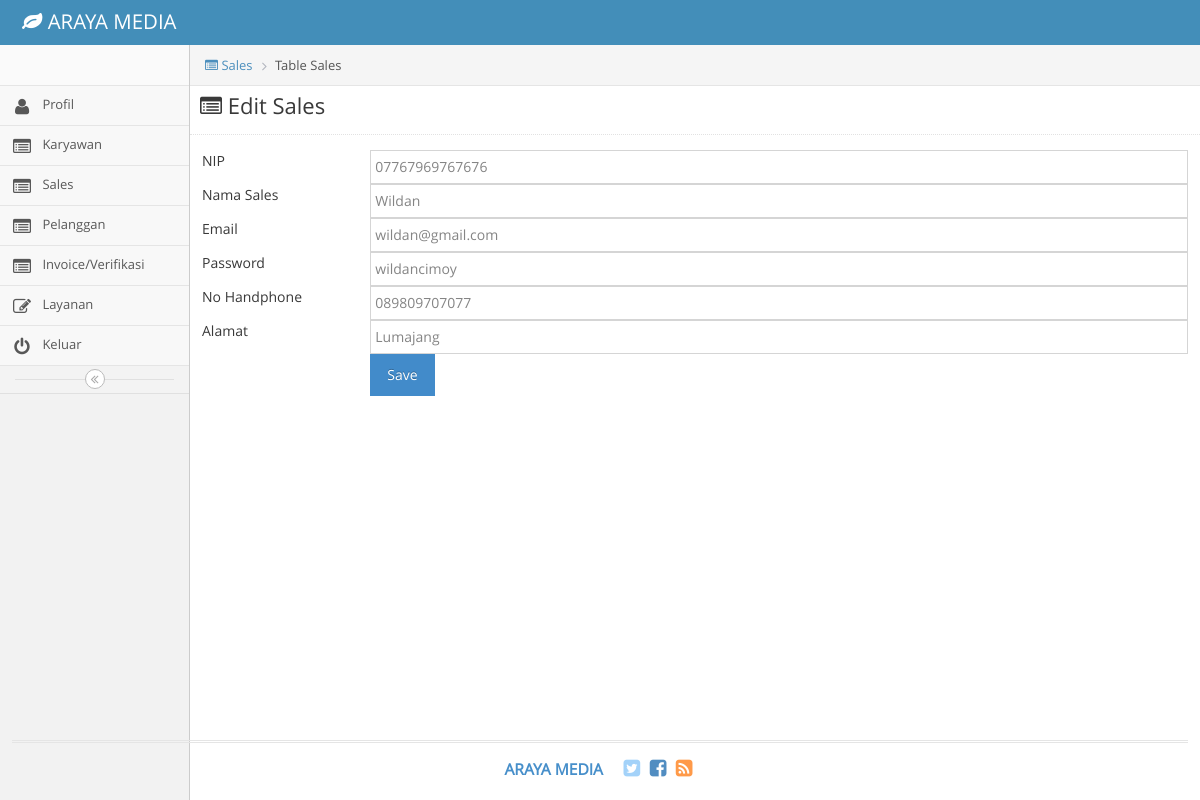
Screenshot of /index.php/sales_admin/edit/2 with the database file from the repository.
### tables this page shows
CREATE TABLE `sales` (
  `id_Sales` int(11) NOT NULL,
  `NIP` varchar(45) DEFAULT NULL,
  `Nama` varchar(45) DEFAULT NULL,
  `Email` varchar(45) DEFAULT NULL,
  `Password` varchar(45) DEFAULT NULL,
  `NoHp` varchar(45) DEFAULT NULL,
  `Alamat` varchar(45) DEFAULT NULL,
  `Level` varchar(45) DEFAULT NULL
);

### application/controllers/sales_admin.php (called while the page is built, shortened)
<?php
class sales_admin extends CI_Controller {
		public function edit()
	{
		$id=$this->uri->segment(3);
		$datasales=$this->db->get_where("sales",array("id_Sales"=>$id))->row();
		$data = array(
			'form' => 'editsales_admin',
			'sales' => $datasales
		);
		$this->load->view('editsales_admin',$data);
	}
}

### index.php (called while the page is built, shortened)
<?php
require_once BASEPATH.'core/CodeIgniter.php';

### application/views/editsales_admin.php (the view, shortened to what this page needs)
<!DOCTYPE html>
<html lang="en">
	<head>
		<link rel="stylesheet" href="<?php echo base_url()?>assets/css/bootstrap.min.css" />
		<link rel="stylesheet" href="<?php echo base_url()?>assets/font-awesome/4.5.0/css/font-awesome.min.css" />
		<link rel="stylesheet" href="<?php echo base_url()?>assets/css/ace.min.css" class="ace-main-stylesheet" id="main-ace-style" />
		<link rel="stylesheet" href="<?php echo base_url()?>assets/css/ace-skins.min.css" />
		<link rel="stylesheet" href="<?php echo base_url()?>assets/css/ace-rtl.min.css" />
	</head>
	<body class="no-skin">
		<div id="navbar" class="navbar navbar-default          ace-save-state">
			<div class="navbar-container ace-save-state" id="navbar-container">
				<div class="navbar-header pull-left">
					<a href="profil" class="navbar-brand">
						<small>
							<i class="fa fa-leaf"></i>
							ARAYA MEDIA
						</small>
					</a>
				</div>
			</div>
		</div>
		<div class="main-container ace-save-state" id="main-container">
			<div id="sidebar" class="sidebar                  responsive                    ace-save-state">
				<div class="sidebar-shortcuts" id="sidebar-shortcuts">
				</div>
				<ul class="nav nav-list">
						<li class="">
						<a href="<?php echo base_url("index.php/profil_admin")?>">
							<i class="menu-icon fa fa-user"></i>
							<span class="menu-text">
								Profil
							</span>
						</a>
					</li>
					<li class="">
						<a href="<?php echo base_url("index.php/karyawan_admin")?>">
							<i class="menu-icon fa fa-list-alt"></i>
							<span class="menu-text">
								Karyawan
							</span>
						</a>
					</li>
					<li class="">
						<a href="<?php echo base_url("index.php/sales_admin")?>">
							<i class="menu-icon fa fa-list-alt"></i>
							<span class="menu-text">
								Sales
							</span>
						</a>
					</li>
					<li class="">
						<a href="<?php echo base_url("index.php/pelanggan_admin")?>">
							<i class="menu-icon fa fa-list-alt"></i>
							<span class="menu-text">
								Pelanggan
							</span>
						</a>
                    </li>
					<li class="">
						<a href="<?php echo base_url("index.php/invover_admin")?>">
							<i class="menu-icon fa fa-list-alt"></i>
							<span class="menu-text">
								Invoice/Verifikasi
							</span>
						</a>
					</li>
					<li class="">
						<a href="<?php echo base_url("index.php/layanan_admin")?>">
							<i class="menu-icon fa fa-pencil-square-o"></i>
							<span class="menu-text">
								Layanan
							</span>
						</a>
					</li>
					<li class="">
						<a href="<?php echo base_url("index.php/login")?>">
							<i class="menu-icon fa fa-power-off"></i>
							<span class="menu-text">
								Keluar
							</span>
						</a>
					</li>
				</ul>
				<div class="sidebar-toggle sidebar-collapse" id="sidebar-collapse">
					<i id="sidebar-toggle-icon" class="ace-icon fa fa-angle-double-left ace-save-state" data-icon1="ace-icon fa fa-angle-double-left" data-icon2="ace-icon fa fa-angle-double-right"></i>
				</div>
			</div>
			<div class="main-content">
				<div class="main-content-inner">
					<div class="breadcrumbs ace-save-state" id="breadcrumbs">
						<ul class="breadcrumb">
						<li><a href=""><i class="menu-icon fa fa-list-alt"></i> Sales</li></a>
              			<li><i class="icon_document_alt"></i>Table Sales</li>
						</ul>
					</div>
						<h3 class="page-header"><i class="menu-icon fa fa-list-alt" style="margin-left: 10px"></i> Edit Sales</h3>
<section class="wrapper">
	<table class="table table-striped table-advance table-hover">
                 <div class="form">
                  <form class="form-validate form-horizontal" id="feedback_form" method="post" action="<?php echo base_url()."index.php/sales_admin/update"?>">
                    <div class="form-group">
                      <label for="cname" class="control-label col-lg-2">NIP <span class="required"></span></label>
                      <div class="col-lg-10">
                        <input class="form-control" id="Username" name="NIP" type="text" value="<?php echo $sales->NIP ?>" required />
                      </div>
                    </div>
                       <div class="form-group ">
                      <label for="cname" class="control-label col-lg-2">Nama Sales <span class="required"></span></label>
                      <div class="col-lg-10">
                        <input class="form-control" id="Username" name="Nama" type="text" value="<?php echo $sales->Nama ?>" required />
                      </div>
                         <div class="form-group ">
                      <label for="cname" class="control-label col-lg-2">Email <span class="required"></span></label>
                      <div class="col-lg-10">
                        <input class="form-control" id="Username" name="Email" type="text" value="<?php echo $sales->Email ?>" required />
                      </div>
                         <div class="form-group ">
                      <label for="cname" class="control-label col-lg-2">Password <span class="required"></span></label>
                      <div class="col-lg-10">
                        <input class="form-control" id="Username" name="Password" type="text" value="<?php echo $sales->Password ?>" required />
                      </div>
                         <div class="form-group ">
                      <label for="cname" class="control-label col-lg-2">No Handphone <span class="required"></span></label>
                      <div class="col-lg-10">
                        <input class="form-control" id="Username" name="NoHp" type="text" value="<?php echo $sales->NoHp ?>" required />
                      </div>
                    </div>
                     <div class="form-group">
                      <label for="cname" class="control-label col-lg-2">Alamat<span class="required"></span></label>
                      <div class="col-lg-10">
                        <input class="form-control" id="Username" name="Alamat" type="text" value="<?php echo $sales->Alamat ?>" required />
                      </div>
                    </div>
                    <div class="form-group">
                      <div class="col-lg-offset-2 col-lg-10">
                        <button class="btn btn-primary"  type="submit">Save</button>
                      </div>
                    </div>
                  </form>
                </div>
</section>
											</div>
										</div>
									</div>
			<div class="footer">
				<div class="footer-inner">
					<div class="footer-content">
						<span class="bigger-120">
							<span class="blue bolder">ARAYA MEDIA </span>
						</span>
						<span class="action-buttons">
							<a href="#">
								<i class="ace-icon fa fa-twitter-square light-blue bigger-150"></i>
							</a>
							<a href="#">
								<i class="ace-icon fa fa-facebook-square text-primary bigger-150"></i>
							</a>
							<a href="#">
								<i class="ace-icon fa fa-rss-square orange bigger-150"></i>
							</a>
						</span>
					</div>
				</div>
			</div>
	</body>
</html>

### rows the page displays
sales: NIP "07767969767676", Nama "Wildan", Email "wildan@gmail.com", Password "wildancimoy", NoHp "089809707077", Alamat "Lumajang"
